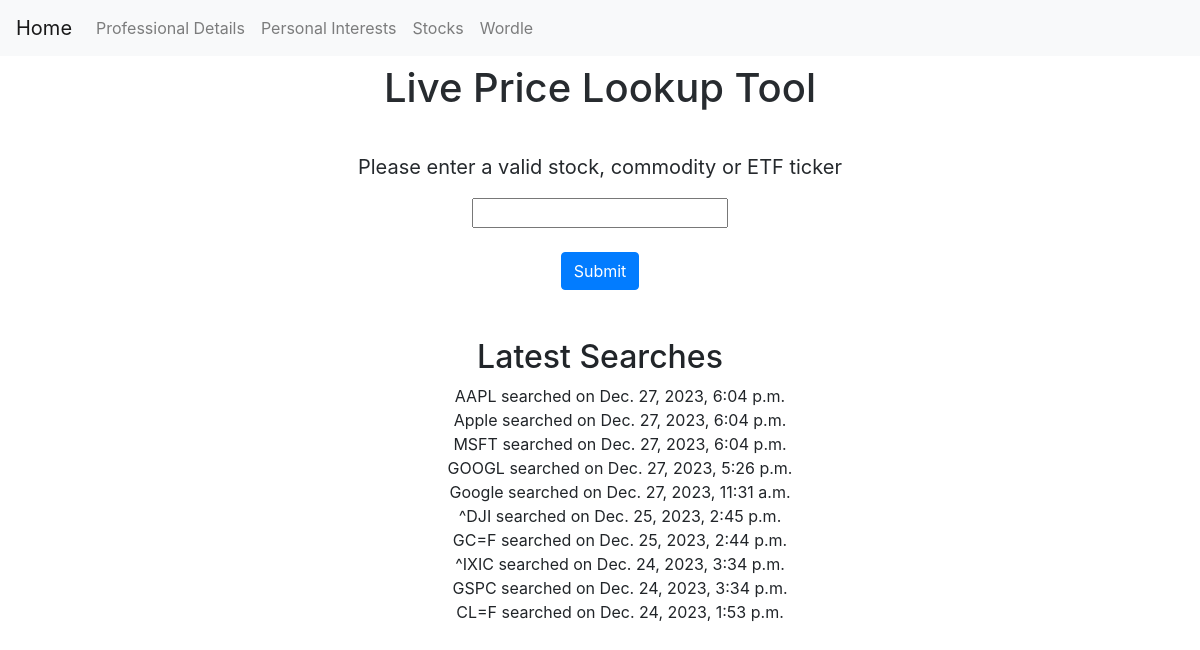
Page /take_in_stock_price/ on the earlier database version.
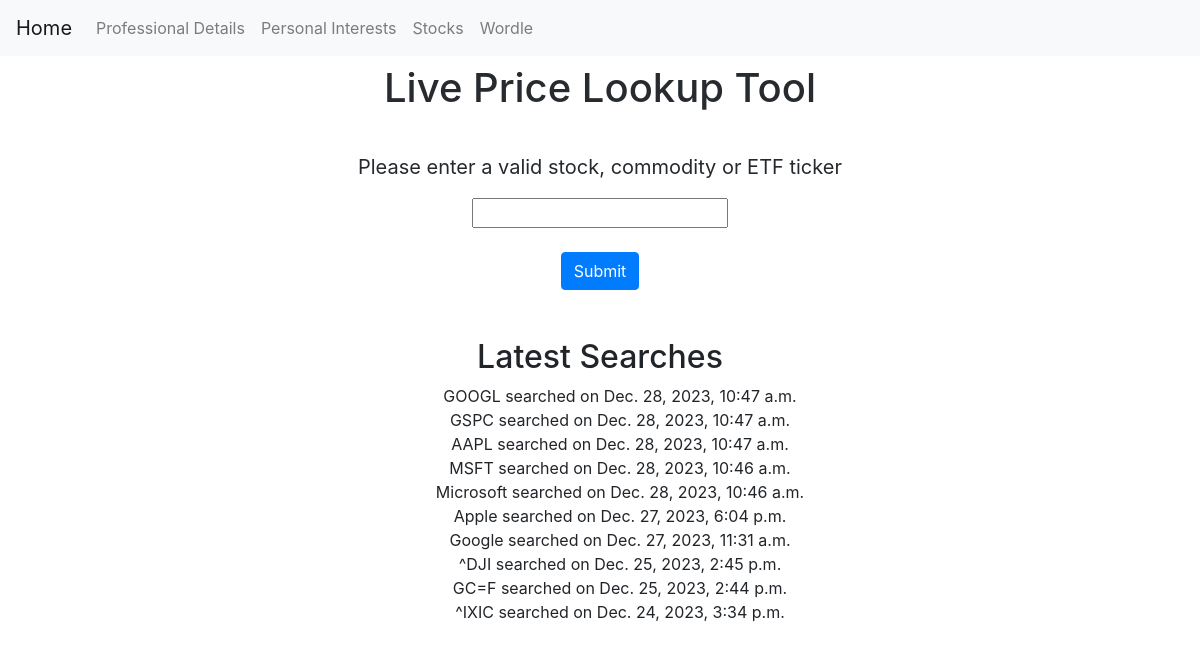
Same page on the later database version.
### portfolio/models.py (models this page shows, shortened)
class Stock(models.Model):
    ticker = models.CharField(max_length=10, unique=True)
    date_searched = models.DateTimeField(auto_now=True)

### portfolio/views.py (the view, shortened to what this page needs)
# urls.py: path('take_in_stock_price/', views.take_in_stock_price, name='take_in_stock_price'),
def take_in_stock_price(request):
    form = StockTickerForm()
    all_searches = Stock.objects.all().order_by("-date_searched")
    previous_searches = all_searches[:10]
    return render(request, 'portfolio/stock_form.html', {
        'form': form,
        'previous_searches': previous_searches
    })

### portfolio/forms.py
class StockTickerForm(forms.Form):
    ticker = forms.CharField(label='Please enter a valid stock, commodity or ETF ticker')

### portfolio/templates/portfolio/stock_form.html (shortened to what this page needs)
{% extends "portfolio/layout.html" %}
{% block body %}
    <!DOCTYPE html>
    <html>
    <head>
    </head>
    <body>
        <h1 class="my-2 mx-3 text-center fade-in">Live Price Lookup Tool</h1>
        <br>
        <form method="post" class="my-2 mx-3">
            <div class="text-center fade-in">
                <p class="form-label" style="font-size: 20px;">{{ form.ticker.label }}</p>
                {{ form.ticker }}
            </div>
            <br>
            <div class="form-group text-center fade-in">
                <button class="btn btn-primary" type="submit">Submit</button>
            </div>
        </form>
        <br>
        <div class="text-center fade-in">
            <h2 class="my-2 mx-3">Latest Searches</h2>
            <ul style="list-style: none;">
                {% for stock in previous_searches %}
                    <li>{{ stock.ticker }} searched on {{ stock.date_searched }}</li>
                {% endfor %}
            </ul>
        </div>
    </body>
    </html>
{% endblock %}

Differences in the rows shown:
no longer on this page (row unchanged): Stock: ticker "CL=F", date_searched "Dec. 24, 2023, 1:53 p.m."
changed Stock "GOOGL": date_searched "Dec. 27, 2023, 5:26 p.m." → "Dec. 28, 2023, 10:47 a.m."; moves up the list
changed Stock "GSPC": date_searched "Dec. 24, 2023, 3:34 p.m." → "Dec. 28, 2023, 10:47 a.m."; moves up the list
changed Stock "AAPL": date_searched "Dec. 27, 2023, 6:04 p.m." → "Dec. 28, 2023, 10:47 a.m."
changed Stock "MSFT": date_searched "Dec. 27, 2023, 6:04 p.m." → "Dec. 28, 2023, 10:46 a.m."; moves down the list
added Stock: ticker "Microsoft", date_searched "Dec. 28, 2023, 10:46 a.m."
